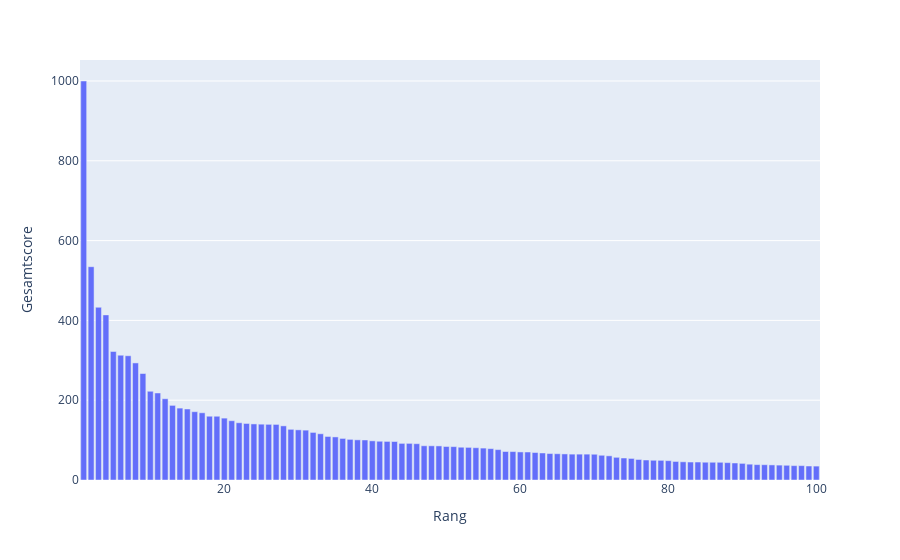

The notebook cell this image was saved under:
### Code cell
fig = px.bar(
    authors_ranked.head(100),
    x = 'canonicity_score_rank_cont',
    y = 'canonicity_score_scaled'
)
fig.update_layout(
    xaxis=dict(
        showticklabels=True,
        title="Rang"
    ),
    yaxis=dict(
        title="Gesamtscore"
    )
)

fig.show()

### Figure 1 — Plotly figure (JSON) as saved in the notebook; plotly's stock layout.template omitted (floating-point values rounded to 4 significant figures)
{"data": [{"alignmentgroup": "True", "hovertemplate": "canonicity_score_rank_cont=%{x}<br>canonicity_score_scaled=%{y}<extra></extra>", "legendgroup": "", "marker": {"color": "#636efa", "pattern": {"shape": ""}}, "name": "", "offsetgroup": "", "orientation": "v", "showlegend": false, "textposition": "auto", "type": "bar", "x": [1, 2, 3, 4, 5, 6, 7, 8, 9, 10, 11, 12, 13, 14, 15, 16, 17, 18, 19, 20, 21, 22, 23, 24, 25, 26, 27, 28, 29, 30, 31, 32, 33, 34, 35, 36, 37, 38, 39, 40, 41, 42, 43, 44, 45, 46, 47, 48, 49, 50, 51, 52, 53, 54, 55, 56, 57, 58, 59, 60, 61, 62, 63, 64, 65, 66, 67, 68, 69, 70, 71, 72, 73, 74, 75, 76, 77, 78, 79, 80, 81, 82, 83, 84, 85, 86, 87, 88, 89, 90, 91, 92, 93, 94, 95, 96, 97, 98, 99, 100], "xaxis": "x", "y": [1000.0, 534.6, 432.9, 413.8, 322.1, 312.7, 311.4, 293.4, 266.8, 222.4, 218.1, 203.6, 187.0, 180.2, 178.0, 171.2, 168.4, 159.8, 159.8, 155.1, 148.6, 143.5, 141.7, 140.5, 139.9, 139.5, 139.3, 135.7, 127.0, 125.7, 125.0, 119.2, 115.9, 109.1, 108.0, 104.2, 101.8, 100.7, 100.3, 98.15, 97.12, 96.72, 96.46, 91.79, 91.77, 90.96, 85.77, 85.71, 85.44, 83.99, 83.65, 82.13, 81.73, 80.89, 79.99, 78.66, 76.15, 71.39, 71.26, 70.33, 70.17, 68.86, 67.75, 66.31, 65.83, 65.33, 64.83, 64.81, 64.81, 64.54, 61.98, 60.58, 56.85, 55.14, 54.03, 51.46, 50.09, 49.44, 49.27, 48.47, 46.48, 45.61, 45.04, 45.03, 44.54, 44.46, 44.38, 43.53, 42.64, 41.64, 39.64, 38.55, 38.31, 37.81, 37.33, 36.86, 36.02, 36.01, 35.07, 34.83], "yaxis": "y"}], "layout": {"barmode": "relative", "legend": {"tracegroupgap": 0}, "margin": {"t": 60}, "xaxis": {"anchor": "y", "domain": [0, 1], "showticklabels": true, "title": {"text": "Rang"}}, "yaxis": {"anchor": "x", "domain": [0, 1], "title": {"text": "Gesamtscore"}}}}
